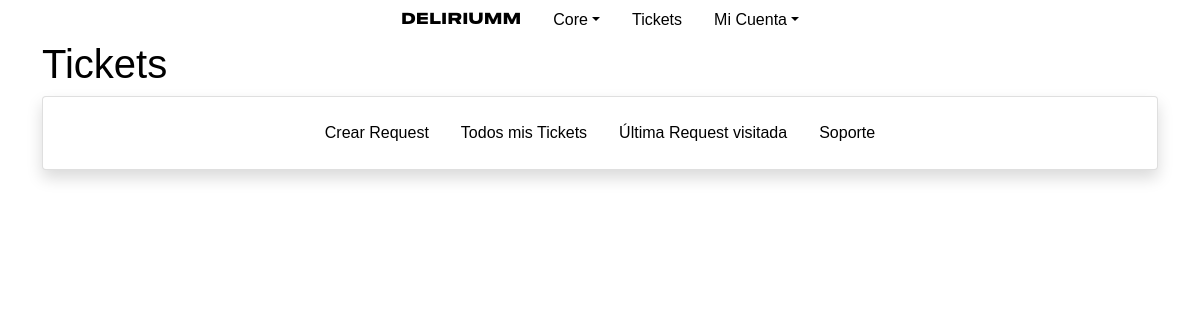
Page /core/tickets/ (signed in) on the earlier database version.
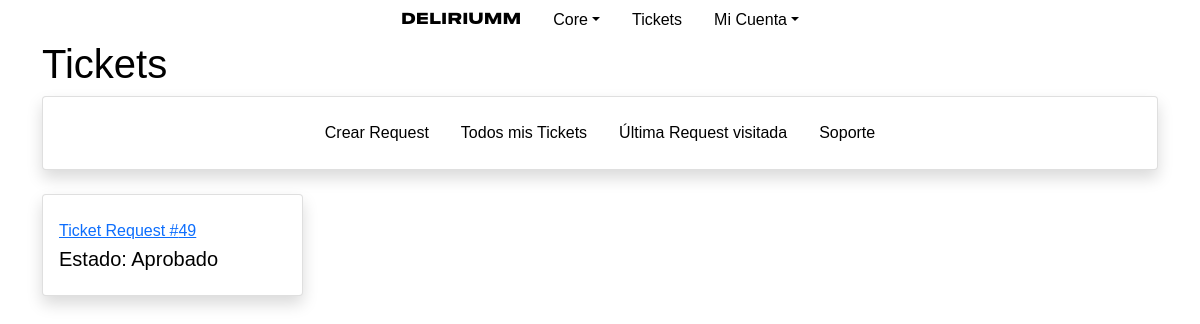
Same page on the later database version.
### tickets/models.py (models this page shows, shortened)
class TicketRequest(models.Model):
    user = models.ForeignKey(User, on_delete=models.CASCADE)
    event = models.ForeignKey(Event, on_delete=models.CASCADE)
    context = models.CharField(max_length=300, blank=True)
    q_tickets = models.IntegerField(verbose_name="Tickets")
    reference = models.CharField(max_length=150, default="none")
    client = models.CharField(max_length=50, default="none")
    total = models.IntegerField(verbose_name="Total", default="0")
    created = models.DateTimeField(auto_now=True)
    staff_asigned = models.CharField(max_length=30, default="none")
    PAYMENTS = (
        ("CASH", "Efectivo"),
        ("CARD", "Tarjeta"),
        ("TRANSFER", "Transferencía"),
        ("DEPOSIT", "Deposíto"),
    )
    payment_method = models.CharField(
        max_length=20,
        choices=PAYMENTS,
        default='CASH',
    )
    STATUS = (
        ("PE", "Pendiente"),
        ("RE", "Rechazado"),
        ("VA", "Aprobado"),
        ("AR", "Archivado"),
    )
    status = models.CharField(
        max_length=2,
        choices=STATUS,
        default='PE',
    )

### tickets/views.py (the view)
# urls.py: path("", views.index, name="index"),
def index(request):
    if not request.user.is_authenticated:
        return HttpResponseRedirect(reverse("users:login"))
    usercore = get_object_or_404(UserCore, user=request.user)
    return render(request, "tickets/index.html",{
        "ticketspe": request.user.ticketrequest_set.all().filter(status="PE"),
        "ticketsap": request.user.ticketrequest_set.all().filter(status="VA"),
        "ticketsre": request.user.ticketrequest_set.all().filter(status="RE"),
        "last_ticket": usercore.last_ticket_request_see,
    })

### tickets/templates/tickets/index.html (shortened to what this page needs)
{% extends 'tickets/layout_1.html' %}
{% block head %}
{% load static %}
{% endblock %}
{% block body %}
<h1>Tickets</h1>
<div class="card shadow mb-4 ">
    <div class="card-body ">
        <ul class="nav justify-content-center">
            <li class="nav-item border-0">
                <a class="nav-link" href="{% url 'tickets:create_request_view' %}">Crear Request</a>
            </li>
            <li class="nav-item border-0">
                <a class="nav-link" href="{% url 'tickets:my_tickets' %}">Todos mis Tickets</a>
            </li>
            <li class="nav-item border-0">
                <a class="nav-link" href="{% url 'tickets:request_view' last_ticket %}">Última Request visitada</a>
            </li>
            <li class="nav-item border-0">
                <a class="nav-link" href="{% url 'tickets:index' %}">Soporte</a>
            </li>
        </ul>
    </div>
</div>
<div class="row">
    {% for ticket in ticketsap %}
    <div class="col-xl-3 col-md-6 mb-4">
        <div class="card border-left-primary shadow h-100 py-2">
            <div class="card-body">
                <div class="row no-gutters align-items-center">
                    <div class="col mr-2">
                        <div class="text-xs font-weight-bold text-primary mb-1">
                            <a href="{% url 'tickets:request_view' ticket.pk %}">Ticket Request #{{ ticket.pk }}</a></div>
                        <div class="h5 mb-0 font-weight-bold text-gray-800">Estado: {{ ticket.get_status_display }}</div>
                    </div>
                </div>
            </div>
        </div>
    </div>
    {% endfor %}
</div>
{% endblock body %}

Differences in the rows shown:
added TicketRequest: pk "49", status "Aprobado"
